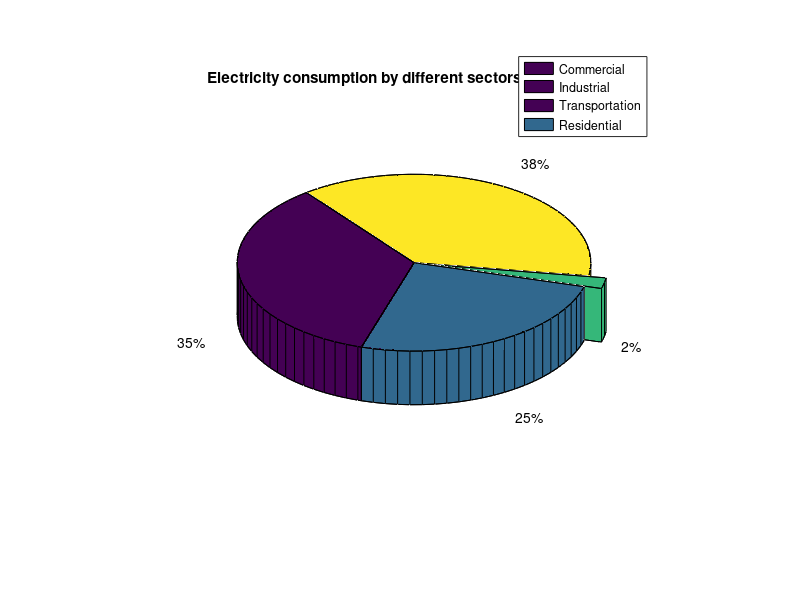

Write MATLAB code to recreate this figure.
clc; clear all

% 3D Pie plot
% Data: electricity consumption by different sectors in USA (2018)
x = [35.4, 25.9, 2, 38.5];
explode = [0,0,1,0];
pie3(x,explode);
title('Electricity consumption by different sectors in USA (2018)')
labels = {'Commercial', 'Industrial', 'Transportation', 'Residential'};
legend(labels,'Location','best');